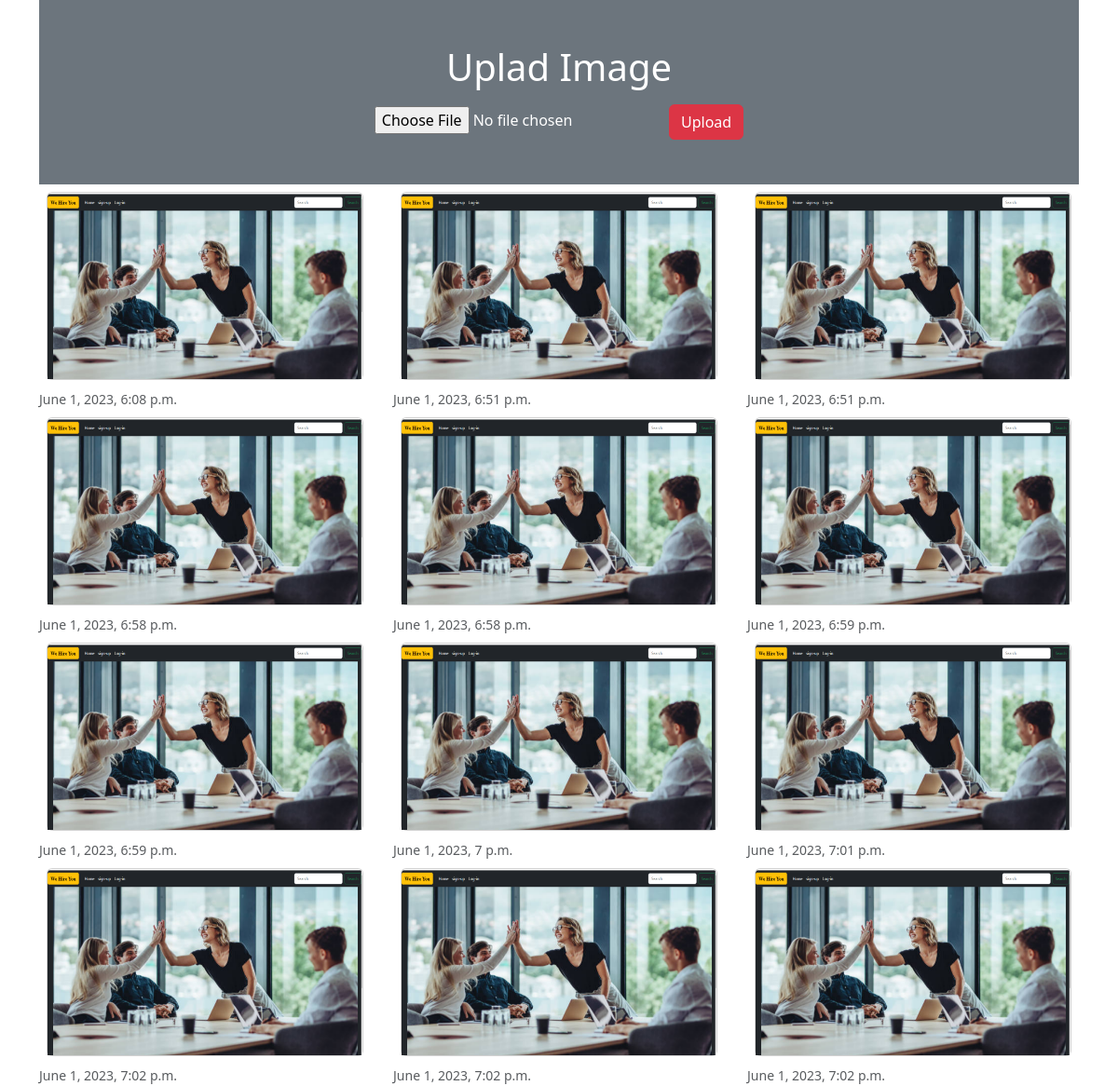
The page / on the database its author committed.
### enroll/models.py (models this page shows)
class Image_uploader(models.Model):
    image=models.ImageField(upload_to='myimage')
    date=models.DateTimeField(auto_now_add=True)

### enroll/views.py (the view)
# urls.py: path('',views.image_iplaoder,name='image_uplaod'),
def image_iplaoder(request):
    if request.method=="POST":
        fm=Image_form(request.POST,request.FILES)
        if fm.is_valid():
            fm.save()
    fm=Image_form()
    img=Image_uploader.objects.all()
    return render (request,'enroll/home.html',{'form':fm,'fm':img})

### enroll/froms.py
class Image_form(forms.ModelForm):
    class Meta:
        model=Image_uploader
        fields=('__all__')
        labels={'image':''}

### enroll/templates/enroll/home.html (shortened to what this page needs)
<!doctype html>
<html lang="en">
  <head>
    <link href="https://cdn.jsdelivr.net/npm/bootstrap@5.3.0/dist/css/bootstrap.min.css" rel="stylesheet">
  </head>
  <body>
    <div class="container">
        <div class="py-5 text-center bg-secondary text-white">
            <h1 class="mb-3">Uplad Image</h1>
            <form action="" method="post"  enctype='multipart/form-data'>
                {{form}}
                <input type="submit" class="btn btn-danger" value="Upload">
            </form>
        </div>
        <div class="row">
            {% for img in fm  %}
            <div class="col-sm-4">
                <div class="card m-2">
                    <img src="{{img.image.url}}" alt="" class="card-img-top" height="200px">
                </div class="card-footer">
                <small class="text-muted">{{img.date}}</small>
            </div>
            {% endfor %}
        </div>
    </div>
  </body>
</html>

### rows shown on the page
Image_uploader: image (picture), date "June 1, 2023, 6:08 p.m."
Image_uploader: image (picture), date "June 1, 2023, 6:51 p.m."
Image_uploader: image (picture), date "June 1, 2023, 6:51 p.m."
Image_uploader: image (picture), date "June 1, 2023, 6:58 p.m."
Image_uploader: image (picture), date "June 1, 2023, 6:58 p.m."
Image_uploader: image (picture), date "June 1, 2023, 6:59 p.m."
Image_uploader: image (picture), date "June 1, 2023, 6:59 p.m."
Image_uploader: image (picture), date "June 1, 2023, 7 p.m."
Image_uploader: image (picture), date "June 1, 2023, 7:01 p.m."
Image_uploader: image (picture), date "June 1, 2023, 7:02 p.m."
Image_uploader: image (picture), date "June 1, 2023, 7:02 p.m."
Image_uploader: image (picture), date "June 1, 2023, 7:02 p.m."
